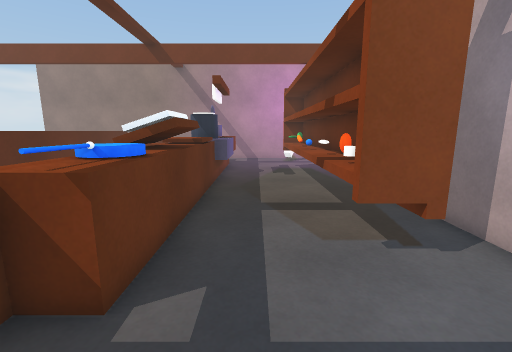
[1] (above)

19 first-person views from a walk through a 3-D level made in the Unity game engine. The camera is 1.2 m above the floor, tilts 10° down and sees 90° across. The floor is counted in squares, 0.5 m on a side. Each view is taken from the middle of a square. On the plan, view 1 faces up. The plan holds only what a view shows up to about 17 squares ahead; the rest is blank. The player character is not drawn. Surface patterns are stand-ins for the level's own textures.

[2]
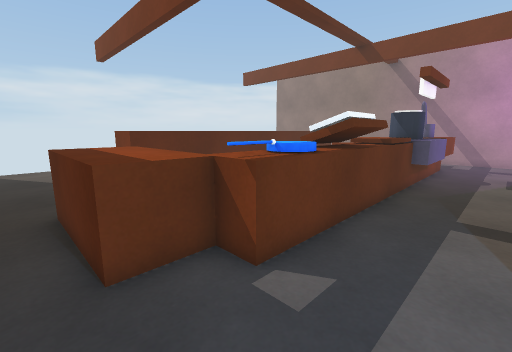

[3]
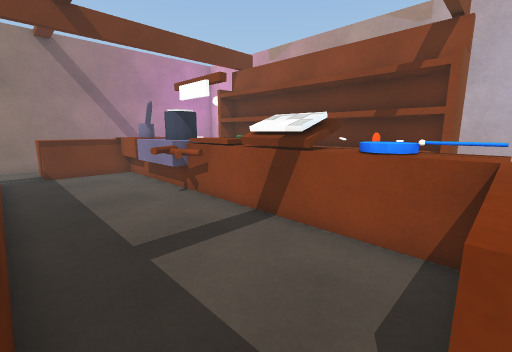

[4]
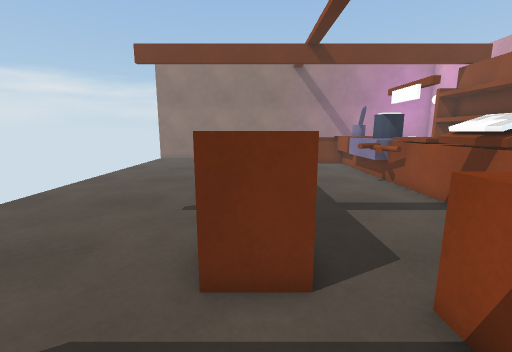

[5]
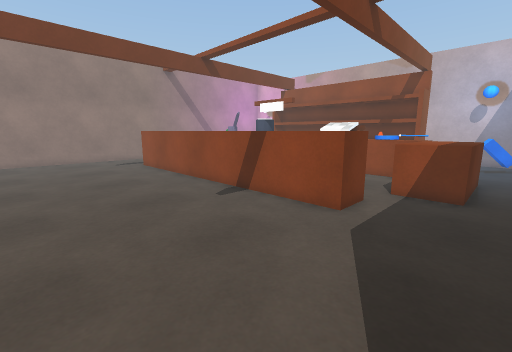

[6]
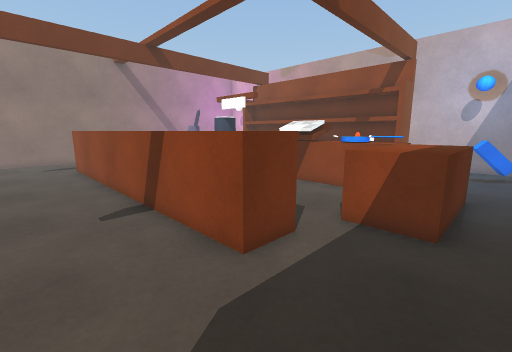

[7]
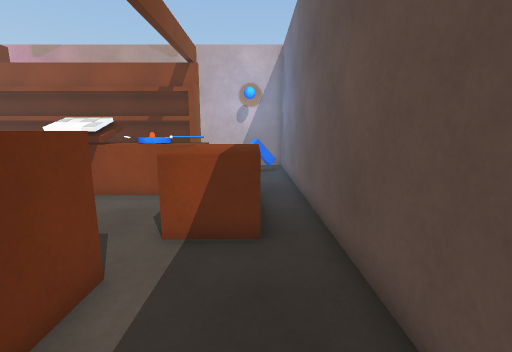

[8]
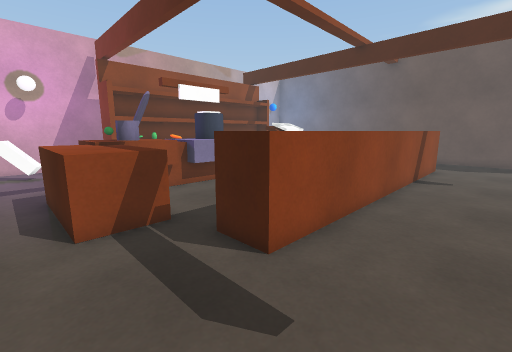

[9]
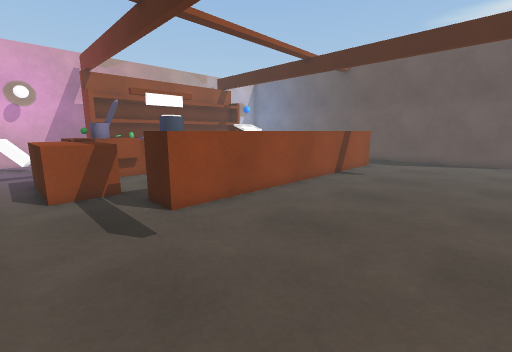

[10]
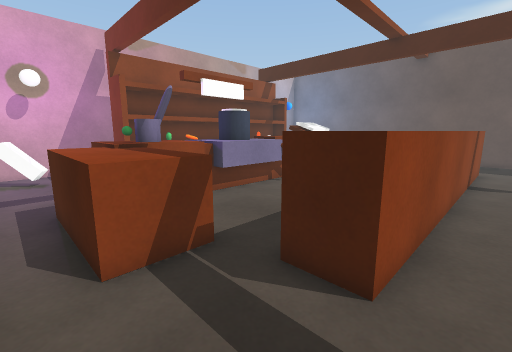

[11]
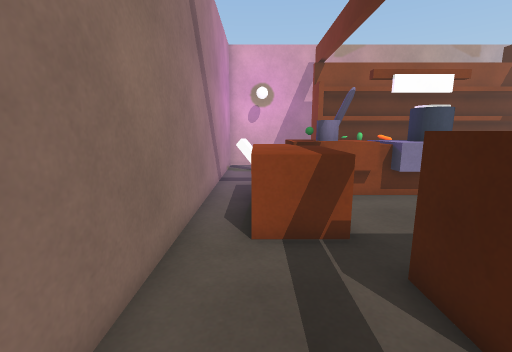

[12]
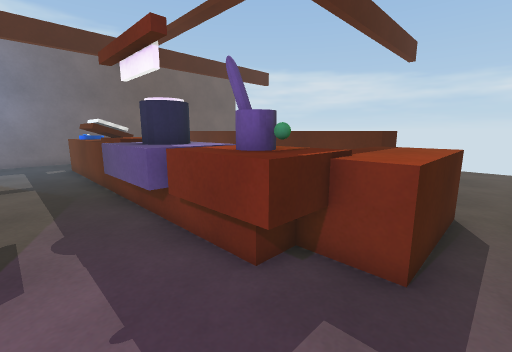

[13]
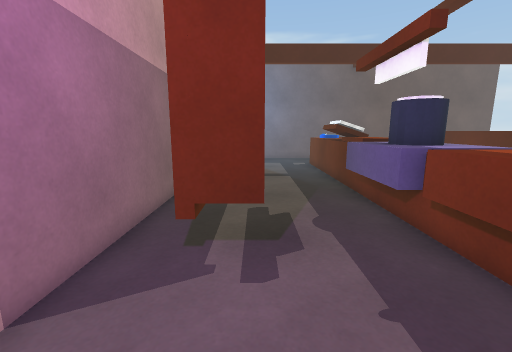

[14]
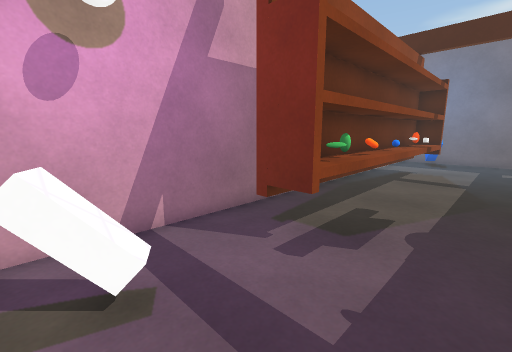

[15]
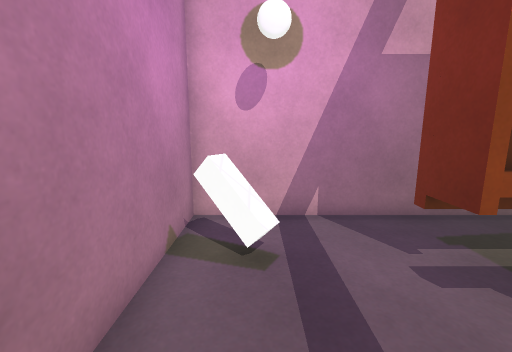

[16]
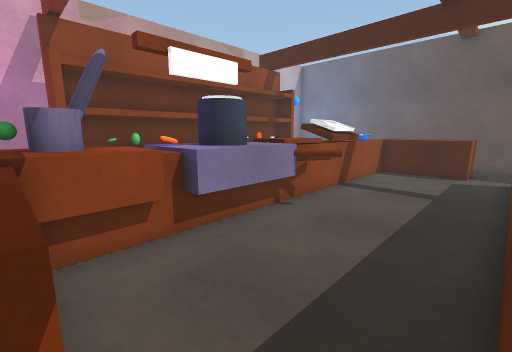

[17]
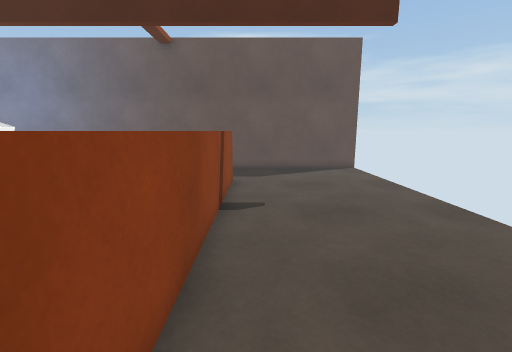

[18]
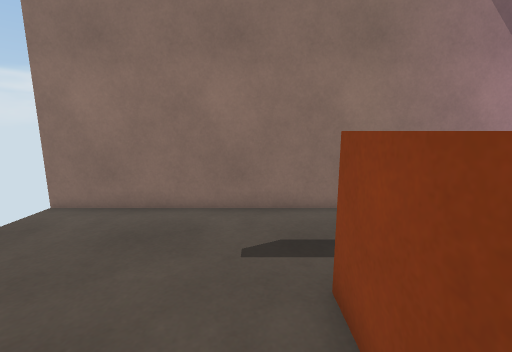

[19]
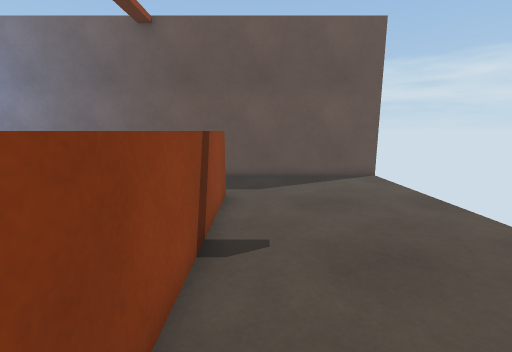

### Floor plan
Key: @ floor where view 1 was taken; # wall or solid block; . floor; = window, fence, low wall or low ledge; ^ raised ledge; O other object.
Columns run from 19 left of view 1 to 5 right of it. Each row starts with its distance up from view 1.
 23 #########################
 22  .....................O #
 21  ..........OOOOOO.......#
 20  ..........OOOOOOO......#
 19  ..........OOOOOOO......#
 18  .......^^^....OOO....O.#
 17  .......^ ^....OOO...OO.#
 16  .......^ ^....OOOO..OO.#
 15  .......^ ^....OOOO..OO.#
 14  .......^ ^....OOOO..OO.#
 13  .......^ ^....OOOO..OO.#
 12  .......^ ^...OOO^...OO.#
 11  .......^ ^...OO^^...OO.
 10  .......^ ^.....^^...OO.
  9  .......^ ^.....^^...OO.
  8  .......^ ^.....^^...OO.
  7  .......^ ^.....^^...OO.#
  6  .......^ ^....=O^...OO.#
  5  .......^ ^....=O#...OO.#
  4  .......^^^....=O^......#
  3  ..........OOOOOO^......#
  2  ..........OOOOOO.......#
  1  ..........OOOOOO....OO.#
  0  ..................@..O.#
 -1 #########################

Positions as (right, up) in squares from view 1, and headings:
1: (0, 0), facing up
2: (1, 0), facing up-left
3: (-9, 3), facing up-right
4: (-10, 0), facing up
5: (-18, 0), facing up-right
6: (-14, 0), facing up-right
7: (-13, 1), facing right
8: (-14, 22), facing down-right
9: (-18, 22), facing down-right
10: (-12, 22), facing down-right
11: (-13, 21), facing right
12: (1, 22), facing down-left
13: (2, 22), facing down
14: (-1, 22), facing down-right
15: (-2, 21), facing right
16: (-9, 19), facing down-right
17: (-12, 16), facing down
18: (-12, 15), facing up
19: (-12, 13), facing down
